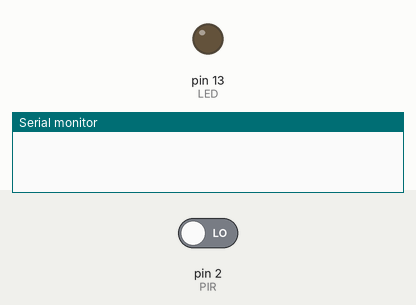
Recording of a sketch running on a simulated Arduino Uno, built with avr-gcc and run on an emulated ATmega328P. Shown: output pins drawn as LEDs (lit = HIGH), the last lines printed to the serial monitor. The inputs (shaded band) are chosen by the test bench; at power-on: pin 2 (PIR) LOW.

Above: at 2.8 s.
2.9 s: pin 2 (PIR) driven HIGH
At 3.6 s:
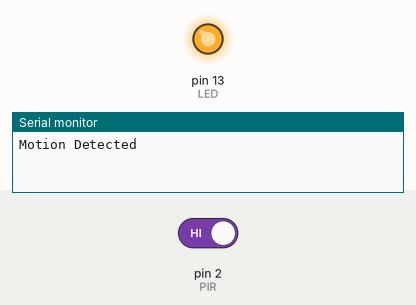
4.5 s: pin 2 (PIR) driven LOW
At 6.4 s:
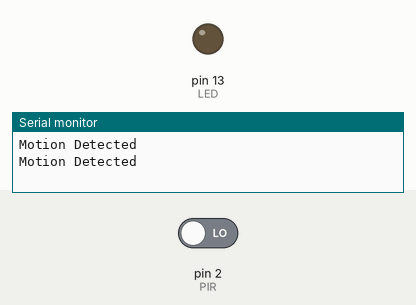
Timing chart, 0 to 7.9 s (numbered marks = the images above; inputs shaded):
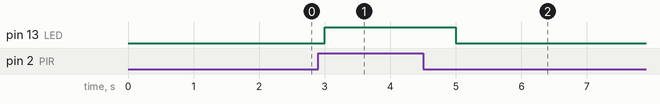

Measured:
- after the input at 2.9 s, pin 13 (LED): LOW → HIGH after 0.10 s
- after the input at 4.5 s, pin 13 (LED): HIGH → LOW after 0.50 s

The sketch:

roomlight.ino
```cpp
#define LED 13
#define PIR 2

void setup()
{
  pinMode(LED, OUTPUT);
  pinMode(PIR, INPUT);
  Serial.begin(9600);
}

void loop()
{
  int l = digitalRead(PIR);

  if(l > 0)
  {
    Serial.println("Motion Detected");
    digitalWrite(LED, HIGH);
  }
  else
  {
    digitalWrite(LED, LOW);
  }

  delay(1000);
}
```
